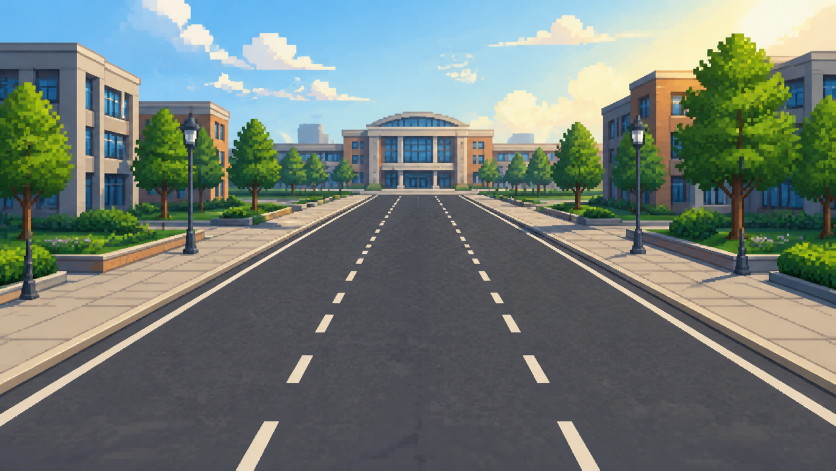
#> input picture src/assets/rpg/canteen_chase/campus_avenue_plate.png, 1672 x 941 px (shown at 1/2 size)
$ python build-canteen-chase-distance-atlas.py
#> lines starting #> are read from the running program, lines starting #| are printed output that depends on the picture
#!/usr/bin/env python3
"""Build the crisp 755 m camera-motion atlas from generated key plates.

The checked-in high-resolution plates remain the authored image sources. This
script downsamples them to the renderer's 320 x 180 pixel buffer, applies the
pre-calibrated affine camera motion, and packs 273 opaque frames into one PNG.
It intentionally avoids optical-flow synthesis and alpha dissolves because
both introduce doubled edges in the generated architecture.
"""

from __future__ import annotations

from math import ceil
from pathlib import Path

from PIL import Image


FRAME_WIDTH = 320
FRAME_HEIGHT = 180
FRAMES_PER_INTERVAL = 16
ATLAS_COLUMNS = 16

REPO_ROOT = Path(__file__).resolve().parents[1]
ASSET_ROOT = REPO_ROOT / "src" / "assets" / "rpg" / "canteen_chase"
OUTPUT_PATH = ASSET_ROOT / "campus_avenue_distance_atlas_273f.png"

SOURCE_FRAMES = (
    (0, "campus_avenue_plate.png"),
    (47, "campus_avenue_distance_047.png"),
    (95, "campus_avenue_distance_095.png"),
    (143, "campus_avenue_distance_143.png"),
    (190, "campus_avenue_distance_190.png"),
    (238, "campus_avenue_distance_238.png"),
    (285, "campus_avenue_distance_285.png"),
    (331, "campus_avenue_distance_331.png"),
    (377, "campus_avenue_distance_377.png"),
    (424, "campus_avenue_distance_424.png"),
    (470, "campus_avenue_distance_470.png"),
    (518, "campus_avenue_distance_518.png"),
    (566, "campus_avenue_distance_566.png"),
    (600, "campus_avenue_distance_600.png"),
    (635, "campus_avenue_distance_635.png"),
    (668, "campus_avenue_distance_668.png"),
    (700, "campus_avenue_distance_700.png"),
    (755, "campus_avenue_distance_755.png"),
)

# Each matrix maps points in one key plate into the following key plate. They
# were calibrated on the 320 x 180 runtime projection with ECC registration.
PAIR_TRANSFORMS = (
    ((1.010, 0.002, -1.420), (0.001, 1.033, -4.042), (0.0, 0.0, 1.0)),
    ((1.006, -0.004, -0.667), (0.000, 1.013, -1.220), (0.0, 0.0, 1.0)),
    ((1.001, 0.001, -0.253), (0.000, 1.004, -0.388), (0.0, 0.0, 1.0)),
    ((1.079, -0.019, -9.674), (0.004, 1.060, -2.706), (0.0, 0.0, 1.0)),
    ((1.127, 0.005, -20.319), (-0.001, 1.148, -11.951), (0.0, 0.0, 1.0)),
    ((0.953, -0.002, 7.370), (0.002, 0.967, 1.210), (0.0, 0.0, 1.0)),
    ((1.004, -0.001, -0.393), (0.001, 1.017, -2.421), (0.0, 0.0, 1.0)),
    ((0.974, 0.022, 2.425), (0.006, 0.967, -5.307), (0.0, 0.0, 1.0)),
    ((1.047, -0.002, -7.210), (-0.001, 1.047, -1.983), (0.0, 0.0, 1.0)),
    ((1.009, -0.005, -0.557), (0.001, 1.016, -1.235), (0.0, 0.0, 1.0)),
    ((1.000, 0.003, -0.233), (-0.001, 0.990, 1.182), (0.0, 0.0, 1.0)),
    ((1.106, 0.006, -17.624), (0.006, 1.084, -6.665), (0.0, 0.0, 1.0)),
    ((0.989, 0.000, 1.829), (0.000, 0.988, 4.655), (0.0, 0.0, 1.0)),
    ((1.374, -0.018, -53.711), (0.002, 1.386, -16.105), (0.0, 0.0, 1.0)),
    ((0.889, 0.002, 16.094), (0.001, 0.885, 8.717), (0.0, 0.0, 1.0)),
    ((1.383, 0.016, -66.330), (0.000, 1.362, -46.638), (0.0, 0.0, 1.0)),
    ((1.055745, 0.003810, -8.445062), (0.000229, 1.072467, -8.638083), (0.0, 0.0, 1.0)),
)


# [81 lines left out: functions multiply, invert_affine, interpolate_affine, transform_point, cover_transform, warp_frame, not called in this run]


def main() -> None:
    if len(PAIR_TRANSFORMS) != len(SOURCE_FRAMES) - 1:
        raise ValueError("Every source interval requires one camera transform")

    source_images: list[Image.Image] = []
    for _, filename in SOURCE_FRAMES:
        source_path = ASSET_ROOT / filename
        with Image.open(source_path) as source:
#> source is the input picture: PIL image 1672x941 RGB; mean R, G, B 113, 124.6, 117.9
            if source.size != (1672, 941):
                raise ValueError(f"Unexpected source size for {filename}: {source.size}")
            runtime_frame = source.convert("RGB").resize(
                (FRAME_WIDTH, FRAME_HEIGHT),
                resample=Image.Resampling.NEAREST,
            )
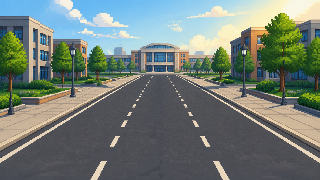
#> runtime_frame: PIL image 320x180 RGB; mean R, G, B 113.3, 124.8, 118
        source_images.append(runtime_frame)

    total_frames = (len(SOURCE_FRAMES) - 1) * FRAMES_PER_INTERVAL + 1
    atlas_rows = ceil(total_frames / ATLAS_COLUMNS)
    atlas = Image.new("RGB", (ATLAS_COLUMNS * FRAME_WIDTH, atlas_rows * FRAME_HEIGHT))

    frame_index = 0
    for interval_index, transform in enumerate(PAIR_TRANSFORMS):
        transform_inverse = invert_affine(transform)
        for step in range(FRAMES_PER_INTERVAL):
            amount = step / FRAMES_PER_INTERVAL
            intermediate = interpolate_affine(transform, amount)
            if amount <= 0.5:
                source_to_output = intermediate
                frame = warp_frame(source_images[interval_index], source_to_output)
            else:
                source_to_output = multiply(intermediate, transform_inverse)
                frame = warp_frame(source_images[interval_index + 1], source_to_output)
            atlas.paste(
                frame,
                (
                    (frame_index % ATLAS_COLUMNS) * FRAME_WIDTH,
                    (frame_index // ATLAS_COLUMNS) * FRAME_HEIGHT,
                ),
            )
            frame_index += 1

    atlas.paste(
        warp_frame(
            source_images[-1],
            ((1.0, 0.0, 0.0), (0.0, 1.0, 0.0), (0.0, 0.0, 1.0)),
        ),
        (
            (frame_index % ATLAS_COLUMNS) * FRAME_WIDTH,
            (frame_index // ATLAS_COLUMNS) * FRAME_HEIGHT,
        ),
    )
    atlas.save(OUTPUT_PATH, format="PNG", compress_level=9)
    print(
        f"Built {OUTPUT_PATH.relative_to(REPO_ROOT)}: "
        f"{total_frames} frames, {atlas.width}x{atlas.height}"
    )


if __name__ == "__main__":
#> (the run stopped early here; a loop or call above may not have finished)
